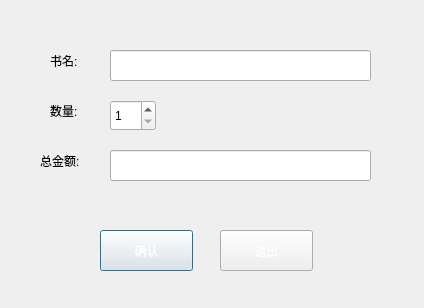
<?xml version="1.0" encoding="UTF-8"?>
<ui version="4.0">
 <class>ShcDlg</class>
 <widget class="QDialog" name="ShcDlg">
  <property name="geometry">
   <rect>
    <x>0</x>
    <y>0</y>
    <width>424</width>
    <height>308</height>
   </rect>
  </property>
  <property name="windowTitle">
   <string>Dialog</string>
  </property>
  <property name="styleSheet">
   <string notr="true">QLineEdit { 
    border: 1px solid rgb(41, 57, 85);
    background: white;
    selection-background-color: darkgray;
    font-size: 16px ;
}

QLineEdit:hover {
	border: 2px solid blue;
}

QLineEdit[echoMode=&quot;2&quot;] {
      lineedit-password-character: 42;
}

QPushButton{
	border-radius:6px;
	background-color: #1390C5;
	min-width:80px;
}

QPushButton:pressed {
	background-color: #105D7E;
}

QPushButton:hover {
	background-color: #2BA0F3;
}

color: rgb(211, 211, 211);

</string>
  </property>
  <widget class="QLineEdit" name="paymentEdit">
   <property name="geometry">
    <rect>
     <x>110</x>
     <y>150</y>
     <width>261</width>
     <height>31</height>
    </rect>
   </property>
   <property name="readOnly">
    <bool>true</bool>
   </property>
  </widget>
  <widget class="QLabel" name="label_6">
   <property name="geometry">
    <rect>
     <x>50</x>
     <y>90</y>
     <width>72</width>
     <height>41</height>
    </rect>
   </property>
   <property name="styleSheet">
    <string notr="true">font: 25 11pt &quot;微软雅黑 Light&quot;;</string>
   </property>
   <property name="text">
    <string>数量:</string>
   </property>
  </widget>
  <widget class="QSpinBox" name="spinBox">
   <property name="geometry">
    <rect>
     <x>110</x>
     <y>100</y>
     <width>46</width>
     <height>31</height>
    </rect>
   </property>
   <property name="minimum">
    <number>1</number>
   </property>
  </widget>
  <widget class="QPushButton" name="PayBtn">
   <property name="geometry">
    <rect>
     <x>100</x>
     <y>230</y>
     <width>93</width>
     <height>41</height>
    </rect>
   </property>
   <property name="styleSheet">
    <string notr="true">color: rgb(255, 255, 255);</string>
   </property>
   <property name="text">
    <string>确认</string>
   </property>
  </widget>
  <widget class="QLabel" name="label_2">
   <property name="geometry">
    <rect>
     <x>50</x>
     <y>40</y>
     <width>51</width>
     <height>41</height>
    </rect>
   </property>
   <property name="styleSheet">
    <string notr="true">font: 25 11pt &quot;微软雅黑 Light&quot;;</string>
   </property>
   <property name="text">
    <string>书名:</string>
   </property>
  </widget>
  <widget class="QPushButton" name="cancelBtn">
   <property name="geometry">
    <rect>
     <x>220</x>
     <y>230</y>
     <width>93</width>
     <height>41</height>
    </rect>
   </property>
   <property name="styleSheet">
    <string notr="true">color: rgb(255, 255, 255);</string>
   </property>
   <property name="text">
    <string>退出</string>
   </property>
  </widget>
  <widget class="QLabel" name="label_4">
   <property name="geometry">
    <rect>
     <x>40</x>
     <y>140</y>
     <width>72</width>
     <height>41</height>
    </rect>
   </property>
   <property name="styleSheet">
    <string notr="true">font: 25 11pt &quot;微软雅黑 Light&quot;;</string>
   </property>
   <property name="text">
    <string>总金额:</string>
   </property>
  </widget>
  <widget class="QLineEdit" name="nameEdit">
   <property name="geometry">
    <rect>
     <x>110</x>
     <y>50</y>
     <width>261</width>
     <height>31</height>
    </rect>
   </property>
   <property name="readOnly">
    <bool>true</bool>
   </property>
  </widget>
 </widget>
 <resources/>
 <connections>
  <connection>
   <sender>cancelBtn</sender>
   <signal>clicked()</signal>
   <receiver>ShcDlg</receiver>
   <slot>close()</slot>
   <hints>
    <hint type="sourcelabel">
     <x>266</x>
     <y>250</y>
    </hint>
    <hint type="destinationlabel">
     <x>211</x>
     <y>153</y>
    </hint>
   </hints>
  </connection>
 </connections>
</ui>
